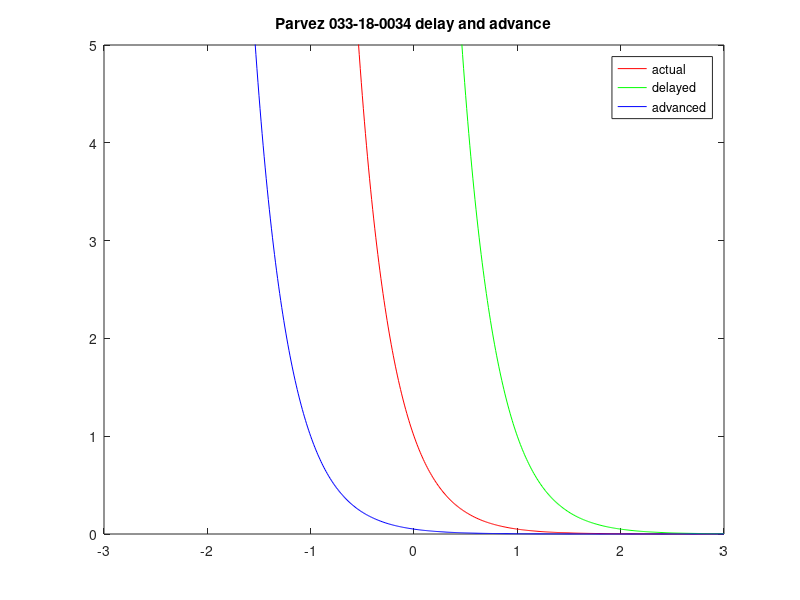

Reproduce this figure in MATLAB.
f=0.5;

w=2*pi*f;
t=-5:0.01:5;
b = 2;

x = sawtooth(w*t); 
x1 = sawtooth(w*b*t);

b=0.5;
x2 = sawtooth(w*b*t); 

plot(t, x, 'red', t, x1,'green', t, x2, 'blue');
title 'Parvez 033-18-0034 compression version'
legend ('actual','compressed','expanded');
axis([-3 3 -2 2]);

t=-3:0.01:3;
x = exp(t);
xrev= exp(-t);
plot(t, x, 'red', t, xrev, 'blue');
title 'Parvez 033-18-0034 reversed version'
legend ('actual','reversed');
axis([-3 3 0 5]);

t=-3:0.01:3;
t1 = 1;
a=3;
x = exp(-a*t);
x1 = exp(-a*(t-t1));
x2 = exp(-a*(t+t1)); 
plot(t, x, 'red', t, x1, 'green', t, x2, 'blue');
title 'Parvez 033-18-0034 delay and advance'
legend ('actual','delayed','advanced');
axis([-3 3 0 5]);

